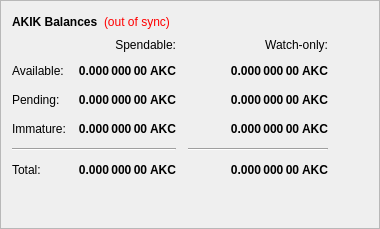
        <widget class="QFrame" name="frame">
         <property name="frameShape">
          <enum>QFrame::StyledPanel</enum>
         </property>
         <property name="frameShadow">
          <enum>QFrame::Raised</enum>
         </property>
         <layout class="QVBoxLayout" name="verticalLayout_4">
          <item>
           <layout class="QHBoxLayout" name="horizontalLayout_4">
            <item>
             <widget class="QLabel" name="label_5">
              <property name="font">
               <font>
                <weight>75</weight>
                <bold>true</bold>
               </font>
              </property>
              <property name="text">
               <string>AKIK Balances</string>
              </property>
             </widget>
            </item>
            <item>
             <widget class="QLabel" name="labelWalletStatus">
              <property name="cursor">
               <cursorShape>WhatsThisCursor</cursorShape>
              </property>
              <property name="toolTip">
               <string>The displayed information may be out of date. Your wallet automatically synchronizes with the Akik network after a connection is established, but this process has not completed yet.</string>
              </property>
              <property name="styleSheet">
               <string notr="true">QLabel { color: red; }</string>
              </property>
              <property name="text">
               <string notr="true">(out of sync)</string>
              </property>
              <property name="alignment">
               <set>Qt::AlignLeading|Qt::AlignLeft|Qt::AlignVCenter</set>
              </property>
             </widget>
            </item>
            <item>
             <spacer name="horizontalSpacer_3">
              <property name="orientation">
               <enum>Qt::Horizontal</enum>
              </property>
              <property name="sizeHint" stdset="0">
               <size>
                <width>40</width>
                <height>20</height>
               </size>
              </property>
             </spacer>
            </item>
           </layout>
          </item>
          <item>
           <layout class="QGridLayout" name="gridLayout">
            <property name="spacing">
             <number>12</number>
            </property>
            <item row="2" column="2">
             <widget class="QLabel" name="labelWatchPending">
              <property name="font">
               <font>
                <weight>75</weight>
                <bold>true</bold>
               </font>
              </property>
              <property name="cursor">
               <cursorShape>IBeamCursor</cursorShape>
              </property>
              <property name="toolTip">
               <string>Unconfirmed transactions to watch-only addresses</string>
              </property>
              <property name="text">
               <string notr="true">0.000 000 00 AKC</string>
              </property>
              <property name="alignment">
               <set>Qt::AlignRight|Qt::AlignTrailing|Qt::AlignVCenter</set>
              </property>
              <property name="textInteractionFlags">
               <set>Qt::LinksAccessibleByMouse|Qt::TextSelectableByKeyboard|Qt::TextSelectableByMouse</set>
              </property>
             </widget>
            </item>
            <item row="2" column="1">
             <widget class="QLabel" name="labelUnconfirmed">
              <property name="font">
               <font>
                <weight>75</weight>
                <bold>true</bold>
               </font>
              </property>
              <property name="cursor">
               <cursorShape>IBeamCursor</cursorShape>
              </property>
              <property name="toolTip">
               <string>Total of transactions that have yet to be confirmed, and do not yet count toward the spendable balance</string>
              </property>
              <property name="text">
               <string notr="true">0.000 000 00 AKC</string>
              </property>
              <property name="alignment">
               <set>Qt::AlignRight|Qt::AlignTrailing|Qt::AlignVCenter</set>
              </property>
              <property name="textInteractionFlags">
               <set>Qt::LinksAccessibleByMouse|Qt::TextSelectableByKeyboard|Qt::TextSelectableByMouse</set>
              </property>
             </widget>
            </item>
            <item row="3" column="2">
             <widget class="QLabel" name="labelWatchImmature">
              <property name="font">
               <font>
                <weight>75</weight>
                <bold>true</bold>
               </font>
              </property>
              <property name="cursor">
               <cursorShape>IBeamCursor</cursorShape>
              </property>
              <property name="toolTip">
               <string>Staked or masternode rewards in watch-only addresses that has not yet matured</string>
              </property>
              <property name="text">
               <string notr="true">0.000 000 00 AKC</string>
              </property>
              <property name="alignment">
               <set>Qt::AlignRight|Qt::AlignTrailing|Qt::AlignVCenter</set>
              </property>
              <property name="textInteractionFlags">
               <set>Qt::LinksAccessibleByMouse|Qt::TextSelectableByKeyboard|Qt::TextSelectableByMouse</set>
              </property>
             </widget>
            </item>
            <item row="4" column="0" colspan="2">
             <widget class="Line" name="lineSpendableBalance">
              <property name="orientation">
               <enum>Qt::Horizontal</enum>
              </property>
             </widget>
            </item>
            <item row="4" column="2">
             <widget class="Line" name="lineWatchBalance">
              <property name="sizePolicy">
               <sizepolicy hsizetype="Preferred" vsizetype="Fixed">
                <horstretch>0</horstretch>
                <verstretch>0</verstretch>
               </sizepolicy>
              </property>
              <property name="minimumSize">
               <size>
                <width>140</width>
                <height>0</height>
               </size>
              </property>
              <property name="orientation">
               <enum>Qt::Horizontal</enum>
              </property>
             </widget>
            </item>
            <item row="5" column="0">
             <widget class="QLabel" name="labelTotalText">
              <property name="text">
               <string>Total:</string>
              </property>
             </widget>
            </item>
            <item row="3" column="1">
             <widget class="QLabel" name="labelImmature">
              <property name="font">
               <font>
                <weight>75</weight>
                <bold>true</bold>
               </font>
              </property>
              <property name="cursor">
               <cursorShape>IBeamCursor</cursorShape>
              </property>
              <property name="toolTip">
               <string>Staked or masternode rewards that has not yet matured</string>
              </property>
              <property name="text">
               <string notr="true">0.000 000 00 AKC</string>
              </property>
              <property name="alignment">
               <set>Qt::AlignRight|Qt::AlignTrailing|Qt::AlignVCenter</set>
              </property>
              <property name="textInteractionFlags">
               <set>Qt::LinksAccessibleByMouse|Qt::TextSelectableByKeyboard|Qt::TextSelectableByMouse</set>
              </property>
             </widget>
            </item>
            <item row="2" column="3">
             <spacer name="horizontalSpacer_2">
              <property name="orientation">
               <enum>Qt::Horizontal</enum>
              </property>
              <property name="sizeHint" stdset="0">
               <size>
                <width>40</width>
                <height>20</height>
               </size>
              </property>
             </spacer>
            </item>
            <item row="3" column="0">
             <widget class="QLabel" name="labelImmatureText">
              <property name="text">
               <string>Immature:</string>
              </property>
             </widget>
            </item>
            <item row="5" column="1">
             <widget class="QLabel" name="labelTotal">
              <property name="font">
               <font>
                <weight>75</weight>
                <bold>true</bold>
               </font>
              </property>
              <property name="cursor">
               <cursorShape>IBeamCursor</cursorShape>
              </property>
              <property name="toolTip">
               <string>Your current total balance</string>
              </property>
              <property name="text">
               <string notr="true">0.000 000 00 AKC</string>
              </property>
              <property name="alignment">
               <set>Qt::AlignRight|Qt::AlignTrailing|Qt::AlignVCenter</set>
              </property>
              <property name="textInteractionFlags">
               <set>Qt::LinksAccessibleByMouse|Qt::TextSelectableByKeyboard|Qt::TextSelectableByMouse</set>
              </property>
             </widget>
            </item>
            <item row="5" column="2">
             <widget class="QLabel" name="labelWatchTotal">
              <property name="font">
               <font>
                <weight>75</weight>
                <bold>true</bold>
               </font>
              </property>
              <property name="cursor">
               <cursorShape>IBeamCursor</cursorShape>
              </property>
              <property name="toolTip">
               <string>Current total balance in watch-only addresses</string>
              </property>
              <property name="text">
               <string notr="true">0.000 000 00 AKC</string>
              </property>
              <property name="alignment">
               <set>Qt::AlignRight|Qt::AlignTrailing|Qt::AlignVCenter</set>
              </property>
              <property name="textInteractionFlags">
               <set>Qt::LinksAccessibleByMouse|Qt::TextSelectableByKeyboard|Qt::TextSelectableByMouse</set>
              </property>
             </widget>
            </item>
            <item row="0" column="2">
             <widget class="QLabel" name="labelWatchonly">
              <property name="text">
               <string>Watch-only:</string>
              </property>
              <property name="alignment">
               <set>Qt::AlignRight|Qt::AlignTrailing|Qt::AlignVCenter</set>
              </property>
             </widget>
            </item>
            <item row="1" column="0">
             <widget class="QLabel" name="labelBalanceText">
              <property name="text">
               <string>Available:</string>
              </property>
             </widget>
            </item>
            <item row="1" column="1">
             <widget class="QLabel" name="labelBalance">
              <property name="font">
               <font>
                <weight>75</weight>
                <bold>true</bold>
               </font>
              </property>
              <property name="cursor">
               <cursorShape>IBeamCursor</cursorShape>
              </property>
              <property name="toolTip">
               <string>Your current spendable balance</string>
              </property>
              <property name="text">
               <string notr="true">0.000 000 00 AKC</string>
              </property>
              <property name="alignment">
               <set>Qt::AlignRight|Qt::AlignTrailing|Qt::AlignVCenter</set>
              </property>
              <property name="textInteractionFlags">
               <set>Qt::LinksAccessibleByMouse|Qt::TextSelectableByKeyboard|Qt::TextSelectableByMouse</set>
              </property>
             </widget>
            </item>
            <item row="1" column="2">
             <widget class="QLabel" name="labelWatchAvailable">
              <property name="font">
               <font>
                <weight>75</weight>
                <bold>true</bold>
               </font>
              </property>
              <property name="cursor">
               <cursorShape>IBeamCursor</cursorShape>
              </property>
              <property name="toolTip">
               <string>Your current balance in watch-only addresses</string>
              </property>
              <property name="text">
               <string notr="true">0.000 000 00 AKC</string>
              </property>
              <property name="alignment">
               <set>Qt::AlignRight|Qt::AlignTrailing|Qt::AlignVCenter</set>
              </property>
              <property name="textInteractionFlags">
               <set>Qt::LinksAccessibleByMouse|Qt::TextSelectableByKeyboard|Qt::TextSelectableByMouse</set>
              </property>
             </widget>
            </item>
            <item row="2" column="0">
             <widget class="QLabel" name="labelPendingText">
              <property name="text">
               <string>Pending:</string>
              </property>
             </widget>
            </item>
            <item row="0" column="1">
             <widget class="QLabel" name="labelSpendable">
              <property name="text">
               <string>Spendable:</string>
              </property>
              <property name="alignment">
               <set>Qt::AlignRight|Qt::AlignTrailing|Qt::AlignVCenter</set>
              </property>
             </widget>
            </item>
           </layout>
          </item>
          <item>
           <spacer name="verticalSpacer_4">
            <property name="orientation">
             <enum>Qt::Vertical</enum>
            </property>
            <property name="sizeHint" stdset="0">
             <size>
              <width>20</width>
              <height>40</height>
             </size>
            </property>
           </spacer>
          </item>
         </layout>
        </widget>
